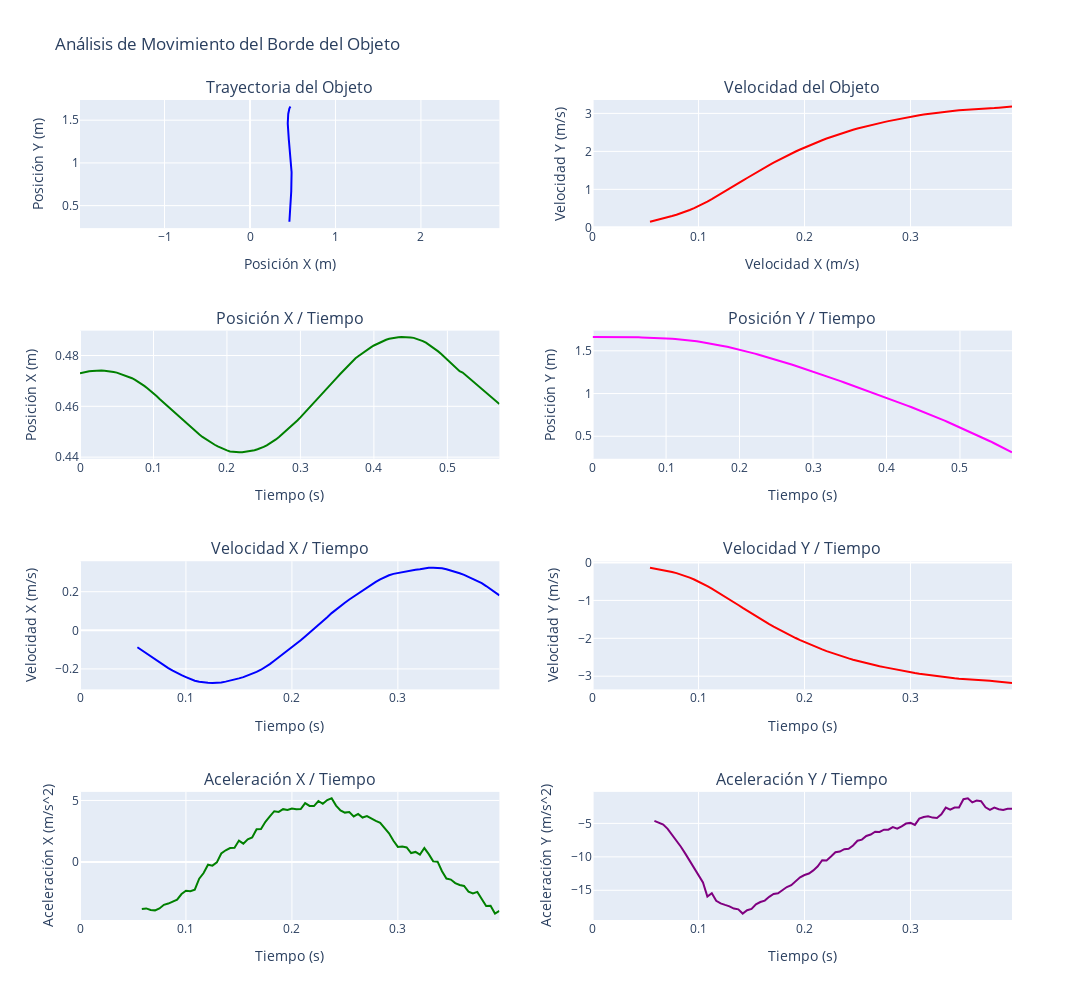

Here is the notebook cell this chart was saved with:
### Code cell
# Elegir dataframe a graficar
dfG = dfBorde
dfG_speed = dfBorde_speed[dfBorde_speed['Time (sec)'] < 0.4].copy()
dfG_acceleration = dfBorde_acceleration[dfBorde_acceleration['Time (sec)'] < 0.4].copy()

# Crear figura y ejes
# 4 filas, 2 columnas
fig = make_subplots(rows=4, cols=2, subplot_titles=("Trayectoria del Objeto", "Velocidad del Objeto", "Posición X / Tiempo", "Posición Y / Tiempo","Velocidad X / Tiempo", "Velocidad Y / Tiempo", "Aceleración X / Tiempo", "Aceleración Y / Tiempo"))

# Grafica la trayectoria
fig.update_yaxes(title_text="Posición Y (m)", row=1, col=1)
fig.update_xaxes(title_text="Posición X (m)", row=1, col=1, scaleanchor="y")
fig.add_trace(go.Scatter(x=dfG['X'], y=dfG['Y'], mode='lines', marker=dict(color='blue')), row=1, col=1)

# Grafica la velocidad
fig.update_yaxes(title_text="Velocidad Y (m/s)", row=1, col=2)
fig.update_xaxes(title_text="Velocidad X (m/s)", row=1, col=2)
fig.add_trace(go.Scatter(x=dfG_speed['Time (sec)'], y=dfG_speed['Speed'], mode='lines', marker=dict(color='red'), name='Velocidad Total'), row=1, col=2)

# Grafica la posición X en función del tiempo
fig.update_yaxes(title_text="Posición X (m)", row=2, col=1)
fig.update_xaxes(title_text="Tiempo (s)", row=2, col=1)
fig.add_trace(go.Scatter(x=dfG['Time (sec)'], y=dfG['X'], mode='lines', marker=dict(color='green')), row=2, col=1)

# Grafica la posición Y / tiempo
fig.update_yaxes(title_text="Posición Y (m)", row=2, col=2)
fig.update_xaxes(title_text="Tiempo (s)", row=2, col=2)
fig.add_trace(go.Scatter(x=dfG['Time (sec)'], y=dfG['Y'], mode='lines', marker=dict(color='magenta')), row=2, col=2)

# Grafica la velocidad X / tiempo
fig.update_yaxes(title_text="Velocidad X (m/s)", row=3, col=1)
fig.update_xaxes(title_text="Tiempo (s)", row=3, col=1)
fig.add_trace(go.Scatter(x=dfG_speed['Time (sec)'], y=dfG_speed['Speed_X'], mode='lines', marker=dict(color='blue')), row=3, col=1)

# Grafica la velocidad Y / tiempo
fig.update_yaxes(title_text="Velocidad Y (m/s)", row=3, col=2)
fig.update_xaxes(title_text="Tiempo (s)", row=3, col=2)
fig.add_trace(go.Scatter(x=dfG_speed['Time (sec)'], y=dfG_speed['Speed_Y'], mode='lines', marker=dict(color='red')), row=3, col=2)

# Grafica la aceleración X / tiempo
fig.update_yaxes(title_text="Aceleración X (m/s^2)", row=4, col=1)
fig.update_xaxes(title_text="Tiempo (s)", row=4, col=1)
fig.add_trace(go.Scatter(x=dfG_acceleration['Time (sec)'], y=dfG_acceleration['Acceleration_X'], mode='lines', marker=dict(color='green')), row=4, col=1)

# Grafica la aceleración Y / tiempo
fig.update_yaxes(title_text="Aceleración Y (m/s^2)", row=4, col=2)
fig.update_xaxes(title_text="Tiempo (s)", row=4, col=2)
fig.add_trace(go.Scatter(x=dfG_acceleration['Time (sec)'], y=dfG_acceleration['Acceleration_Y'], mode='lines', marker=dict(color='purple')), row=4, col=2)

# Actualizar los títulos y ajustar el diseño
fig.update_layout(height=1000, width=1200, title_text="Análisis de Movimiento del Borde del Objeto", showlegend=False)

# Mostrar los gráficos
fig.show()

### Figure 1 — Plotly figure (JSON) as saved in the notebook; plotly's stock layout.template omitted (floating-point values rounded to 4 significant figures; data arrays with more than 128 entries replaced by an {"elided": "..."} marker saying what was removed)
{"data": [{"marker": {"color": "blue"}, "mode": "lines", "type": "scatter", "x": {"elided": "138 float values"}, "xaxis": "x", "y": {"elided": "138 float values"}, "yaxis": "y"}, {"marker": {"color": "red"}, "mode": "lines", "name": "Velocidad Total", "type": "scatter", "x": [0, 0.004167, 0.008333, 0.0125, 0.01667, 0.02083, 0.025, 0.02917, 0.03333, 0.0375, 0.04167, 0.04583, 0.05, 0.05417, 0.05833, 0.0625, 0.06667, 0.07083, 0.075, 0.07917, 0.08333, 0.0875, 0.09167, 0.09583, 0.1, 0.1042, 0.1083, 0.1125, 0.1167, 0.1208, 0.125, 0.1292, 0.1333, 0.1375, 0.1417, 0.1458, 0.15, 0.1542, 0.1583, 0.1625, 0.1667, 0.1708, 0.175, 0.1792, 0.1833, 0.1875, 0.1917, 0.1958, 0.2, 0.2042, 0.2083, 0.2125, 0.2167, 0.2208, 0.225, 0.2292, 0.2333, 0.2375, 0.2417, 0.2458, 0.25, 0.2542, 0.2583, 0.2625, 0.2667, 0.2708, 0.275, 0.2792, 0.2833, 0.2875, 0.2917, 0.2958, 0.3, 0.3042, 0.3083, 0.3125, 0.3167, 0.3208, 0.325, 0.3292, 0.3333, 0.3375, 0.3417, 0.3458, 0.35, 0.3542, 0.3583, 0.3625, 0.3667, 0.3708, 0.375, 0.3792, 0.3833, 0.3875, 0.3917, 0.3958], "xaxis": "x2", "y": [null, null, null, null, null, null, null, null, null, null, null, null, null, 0.1485, 0.1748, 0.2028, 0.2324, 0.2639, 0.2974, 0.3321, 0.37, 0.4115, 0.4567, 0.5054, 0.5581, 0.6147, 0.6798, 0.7419, 0.8079, 0.8747, 0.943, 1.012, 1.083, 1.154, 1.227, 1.299, 1.37, 1.439, 1.507, 1.574, 1.639, 1.702, 1.764, 1.825, 1.883, 1.941, 1.997, 2.05, 2.102, 2.154, 2.203, 2.25, 2.294, 2.338, 2.379, 2.418, 2.457, 2.495, 2.532, 2.567, 2.6, 2.632, 2.661, 2.69, 2.717, 2.744, 2.77, 2.796, 2.82, 2.845, 2.869, 2.89, 2.911, 2.934, 2.952, 2.969, 2.986, 3.003, 3.021, 3.036, 3.047, 3.059, 3.07, 3.08, 3.085, 3.09, 3.097, 3.103, 3.109, 3.119, 3.13, 3.14, 3.151, 3.163, 3.173, 3.184], "yaxis": "y2"}, {"marker": {"color": "green"}, "mode": "lines", "type": "scatter", "x": {"elided": "138 float values"}, "xaxis": "x3", "y": {"elided": "138 float values"}, "yaxis": "y3"}, {"marker": {"color": "magenta"}, "mode": "lines", "type": "scatter", "x": {"elided": "138 float values"}, "xaxis": "x4", "y": {"elided": "138 float values"}, "yaxis": "y4"}, {"marker": {"color": "blue"}, "mode": "lines", "type": "scatter", "x": [0, 0.004167, 0.008333, 0.0125, 0.01667, 0.02083, 0.025, 0.02917, 0.03333, 0.0375, 0.04167, 0.04583, 0.05, 0.05417, 0.05833, 0.0625, 0.06667, 0.07083, 0.075, 0.07917, 0.08333, 0.0875, 0.09167, 0.09583, 0.1, 0.1042, 0.1083, 0.1125, 0.1167, 0.1208, 0.125, 0.1292, 0.1333, 0.1375, 0.1417, 0.1458, 0.15, 0.1542, 0.1583, 0.1625, 0.1667, 0.1708, 0.175, 0.1792, 0.1833, 0.1875, 0.1917, 0.1958, 0.2, 0.2042, 0.2083, 0.2125, 0.2167, 0.2208, 0.225, 0.2292, 0.2333, 0.2375, 0.2417, 0.2458, 0.25, 0.2542, 0.2583, 0.2625, 0.2667, 0.2708, 0.275, 0.2792, 0.2833, 0.2875, 0.2917, 0.2958, 0.3, 0.3042, 0.3083, 0.3125, 0.3167, 0.3208, 0.325, 0.3292, 0.3333, 0.3375, 0.3417, 0.3458, 0.35, 0.3542, 0.3583, 0.3625, 0.3667, 0.3708, 0.375, 0.3792, 0.3833, 0.3875, 0.3917, 0.3958], "xaxis": "x5", "y": [null, null, null, null, null, null, null, null, null, null, null, null, null, -0.08764, -0.1035, -0.1191, -0.1353, -0.1516, -0.1672, -0.1816, -0.1956, -0.209, -0.2217, -0.2325, -0.2422, -0.252, -0.2613, -0.2669, -0.2706, -0.2715, -0.2727, -0.2728, -0.2698, -0.2658, -0.2611, -0.2562, -0.2489, -0.2427, -0.235, -0.2266, -0.2155, -0.2043, -0.1906, -0.1752, -0.158, -0.141, -0.1231, -0.1055, -0.08735, -0.06947, -0.05155, -0.03162, -0.01262, 0.00632, 0.02699, 0.0467, 0.06766, 0.08924, 0.1083, 0.1258, 0.1426, 0.1595, 0.1749, 0.1912, 0.2063, 0.2219, 0.2365, 0.2504, 0.2638, 0.2754, 0.2851, 0.2923, 0.2975, 0.3027, 0.3077, 0.3107, 0.3142, 0.3167, 0.3215, 0.3242, 0.3244, 0.3246, 0.3215, 0.316, 0.3101, 0.303, 0.2953, 0.2872, 0.2773, 0.2667, 0.2566, 0.2442, 0.2293, 0.2145, 0.1972, 0.1806], "yaxis": "y5"}, {"marker": {"color": "red"}, "mode": "lines", "type": "scatter", "x": [0, 0.004167, 0.008333, 0.0125, 0.01667, 0.02083, 0.025, 0.02917, 0.03333, 0.0375, 0.04167, 0.04583, 0.05, 0.05417, 0.05833, 0.0625, 0.06667, 0.07083, 0.075, 0.07917, 0.08333, 0.0875, 0.09167, 0.09583, 0.1, 0.1042, 0.1083, 0.1125, 0.1167, 0.1208, 0.125, 0.1292, 0.1333, 0.1375, 0.1417, 0.1458, 0.15, 0.1542, 0.1583, 0.1625, 0.1667, 0.1708, 0.175, 0.1792, 0.1833, 0.1875, 0.1917, 0.1958, 0.2, 0.2042, 0.2083, 0.2125, 0.2167, 0.2208, 0.225, 0.2292, 0.2333, 0.2375, 0.2417, 0.2458, 0.25, 0.2542, 0.2583, 0.2625, 0.2667, 0.2708, 0.275, 0.2792, 0.2833, 0.2875, 0.2917, 0.2958, 0.3, 0.3042, 0.3083, 0.3125, 0.3167, 0.3208, 0.325, 0.3292, 0.3333, 0.3375, 0.3417, 0.3458, 0.35, 0.3542, 0.3583, 0.3625, 0.3667, 0.3708, 0.375, 0.3792, 0.3833, 0.3875, 0.3917, 0.3958], "xaxis": "x6", "y": [null, null, null, null, null, null, null, null, null, null, null, null, null, -0.1359, -0.1551, -0.1753, -0.1969, -0.2212, -0.2492, -0.2805, -0.3159, -0.3556, -0.3996, -0.4481, -0.5012, -0.5588, -0.6253, -0.6896, -0.7587, -0.8294, -0.901, -0.9735, -1.047, -1.122, -1.199, -1.274, -1.348, -1.419, -1.489, -1.558, -1.624, -1.689, -1.754, -1.816, -1.876, -1.936, -1.993, -2.047, -2.1, -2.152, -2.202, -2.25, -2.294, -2.337, -2.379, -2.418, -2.456, -2.493, -2.53, -2.564, -2.596, -2.627, -2.655, -2.683, -2.709, -2.735, -2.76, -2.785, -2.808, -2.832, -2.855, -2.876, -2.896, -2.918, -2.936, -2.953, -2.969, -2.986, -3.004, -3.019, -3.03, -3.042, -3.053, -3.064, -3.07, -3.075, -3.083, -3.09, -3.097, -3.107, -3.12, -3.131, -3.143, -3.155, -3.167, -3.178], "yaxis": "y6"}, {"marker": {"color": "green"}, "mode": "lines", "type": "scatter", "x": [0, 0.004167, 0.008333, 0.0125, 0.01667, 0.02083, 0.025, 0.02917, 0.03333, 0.0375, 0.04167, 0.04583, 0.05, 0.05417, 0.05833, 0.0625, 0.06667, 0.07083, 0.075, 0.07917, 0.08333, 0.0875, 0.09167, 0.09583, 0.1, 0.1042, 0.1083, 0.1125, 0.1167, 0.1208, 0.125, 0.1292, 0.1333, 0.1375, 0.1417, 0.1458, 0.15, 0.1542, 0.1583, 0.1625, 0.1667, 0.1708, 0.175, 0.1792, 0.1833, 0.1875, 0.1917, 0.1958, 0.2, 0.2042, 0.2083, 0.2125, 0.2167, 0.2208, 0.225, 0.2292, 0.2333, 0.2375, 0.2417, 0.2458, 0.25, 0.2542, 0.2583, 0.2625, 0.2667, 0.2708, 0.275, 0.2792, 0.2833, 0.2875, 0.2917, 0.2958, 0.3, 0.3042, 0.3083, 0.3125, 0.3167, 0.3208, 0.325, 0.3292, 0.3333, 0.3375, 0.3417, 0.3458, 0.35, 0.3542, 0.3583, 0.3625, 0.3667, 0.3708, 0.375, 0.3792, 0.3833, 0.3875, 0.3917, 0.3958], "xaxis": "x7", "y": [null, null, null, null, null, null, null, null, null, null, null, null, null, null, -3.795, -3.755, -3.876, -3.913, -3.757, -3.461, -3.361, -3.205, -3.052, -2.589, -2.325, -2.353, -2.229, -1.348, -0.8885, -0.2123, -0.2839, -0.02176, 0.7036, 0.9611, 1.14, 1.162, 1.748, 1.498, 1.855, 2.006, 2.669, 2.692, 3.273, 3.711, 4.129, 4.075, 4.296, 4.228, 4.349, 4.292, 4.302, 4.783, 4.561, 4.545, 4.96, 4.73, 5.032, 5.178, 4.585, 4.197, 4.016, 4.056, 3.709, 3.913, 3.618, 3.732, 3.517, 3.344, 3.194, 2.786, 2.336, 1.734, 1.232, 1.262, 1.189, 0.7389, 0.8262, 0.6136, 1.142, 0.6452, 0.05861, 0.03429, -0.7355, -1.329, -1.415, -1.699, -1.859, -1.932, -2.388, -2.539, -2.417, -2.988, -3.558, -3.547, -4.175, -3.961], "yaxis": "y7"}, {"marker": {"color": "purple"}, "mode": "lines", "type": "scatter", "x": [0, 0.004167, 0.008333, 0.0125, 0.01667, 0.02083, 0.025, 0.02917, 0.03333, 0.0375, 0.04167, 0.04583, 0.05, 0.05417, 0.05833, 0.0625, 0.06667, 0.07083, 0.075, 0.07917, 0.08333, 0.0875, 0.09167, 0.09583, 0.1, 0.1042, 0.1083, 0.1125, 0.1167, 0.1208, 0.125, 0.1292, 0.1333, 0.1375, 0.1417, 0.1458, 0.15, 0.1542, 0.1583, 0.1625, 0.1667, 0.1708, 0.175, 0.1792, 0.1833, 0.1875, 0.1917, 0.1958, 0.2, 0.2042, 0.2083, 0.2125, 0.2167, 0.2208, 0.225, 0.2292, 0.2333, 0.2375, 0.2417, 0.2458, 0.25, 0.2542, 0.2583, 0.2625, 0.2667, 0.2708, 0.275, 0.2792, 0.2833, 0.2875, 0.2917, 0.2958, 0.3, 0.3042, 0.3083, 0.3125, 0.3167, 0.3208, 0.325, 0.3292, 0.3333, 0.3375, 0.3417, 0.3458, 0.35, 0.3542, 0.3583, 0.3625, 0.3667, 0.3708, 0.375, 0.3792, 0.3833, 0.3875, 0.3917, 0.3958], "xaxis": "x8", "y": [null, null, null, null, null, null, null, null, null, null, null, null, null, null, -4.619, -4.855, -5.183, -5.821, -6.727, -7.508, -8.488, -9.523, -10.57, -11.64, -12.75, -13.83, -15.95, -15.44, -16.58, -16.96, -17.19, -17.4, -17.73, -17.85, -18.48, -17.99, -17.79, -17.1, -16.76, -16.54, -15.98, -15.56, -15.45, -14.95, -14.52, -14.24, -13.68, -13.06, -12.72, -12.5, -12.03, -11.41, -10.5, -10.53, -9.949, -9.32, -9.209, -8.85, -8.789, -8.301, -7.588, -7.429, -6.885, -6.666, -6.251, -6.267, -5.94, -5.945, -5.557, -5.794, -5.429, -5.024, -4.925, -5.232, -4.288, -4.039, -3.943, -4.134, -4.181, -3.638, -2.637, -2.943, -2.631, -2.62, -1.384, -1.245, -1.867, -1.594, -1.677, -2.594, -2.971, -2.636, -2.872, -2.981, -2.8, -2.808], "yaxis": "y8"}], "layout": {"annotations": [{"font": {"size": 16}, "showarrow": false, "text": "Trayectoria del Objeto", "x": 0.225, "xanchor": "center", "xref": "paper", "y": 1, "yanchor": "bottom", "yref": "paper"}, {"font": {"size": 16}, "showarrow": false, "text": "Velocidad del Objeto", "x": 0.775, "xanchor": "center", "xref": "paper", "y": 1, "yanchor": "bottom", "yref": "paper"}, {"font": {"size": 16}, "showarrow": false, "text": "Posición X / Tiempo", "x": 0.225, "xanchor": "center", "xref": "paper", "y": 0.7188, "yanchor": "bottom", "yref": "paper"}, {"font": {"size": 16}, "showarrow": false, "text": "Posición Y / Tiempo", "x": 0.775, "xanchor": "center", "xref": "paper", "y": 0.7188, "yanchor": "bottom", "yref": "paper"}, {"font": {"size": 16}, "showarrow": false, "text": "Velocidad X / Tiempo", "x": 0.225, "xanchor": "center", "xref": "paper", "y": 0.4375, "yanchor": "bottom", "yref": "paper"}, {"font": {"size": 16}, "showarrow": false, "text": "Velocidad Y / Tiempo", "x": 0.775, "xanchor": "center", "xref": "paper", "y": 0.4375, "yanchor": "bottom", "yref": "paper"}, {"font": {"size": 16}, "showarrow": false, "text": "Aceleración X / Tiempo", "x": 0.225, "xanchor": "center", "xref": "paper", "y": 0.1562, "yanchor": "bottom", "yref": "paper"}, {"font": {"size": 16}, "showarrow": false, "text": "Aceleración Y / Tiempo", "x": 0.775, "xanchor": "center", "xref": "paper", "y": 0.1562, "yanchor": "bottom", "yref": "paper"}], "height": 1000, "showlegend": false, "title": {"text": "Análisis de Movimiento del Borde del Objeto"}, "width": 1200, "xaxis": {"anchor": "y", "domain": [0, 0.45], "scaleanchor": "y", "title": {"text": "Posición X (m)"}}, "xaxis2": {"anchor": "y2", "domain": [0.55, 1], "title": {"text": "Velocidad X (m/s)"}}, "xaxis3": {"anchor": "y3", "domain": [0, 0.45], "title": {"text": "Tiempo (s)"}}, "xaxis4": {"anchor": "y4", "domain": [0.55, 1], "title": {"text": "Tiempo (s)"}}, "xaxis5": {"anchor": "y5", "domain": [0, 0.45], "title": {"text": "Tiempo (s)"}}, "xaxis6": {"anchor": "y6", "domain": [0.55, 1], "title": {"text": "Tiempo (s)"}}, "xaxis7": {"anchor": "y7", "domain": [0, 0.45], "title": {"text": "Tiempo (s)"}}, "xaxis8": {"anchor": "y8", "domain": [0.55, 1], "title": {"text": "Tiempo (s)"}}, "yaxis": {"anchor": "x", "domain": [0.8438, 1], "title": {"text": "Posición Y (m)"}}, "yaxis2": {"anchor": "x2", "domain": [0.8438, 1], "title": {"text": "Velocidad Y (m/s)"}}, "yaxis3": {"anchor": "x3", "domain": [0.5625, 0.7188], "title": {"text": "Posición X (m)"}}, "yaxis4": {"anchor": "x4", "domain": [0.5625, 0.7188], "title": {"text": "Posición Y (m)"}}, "yaxis5": {"anchor": "x5", "domain": [0.2812, 0.4375], "title": {"text": "Velocidad X (m/s)"}}, "yaxis6": {"anchor": "x6", "domain": [0.2812, 0.4375], "title": {"text": "Velocidad Y (m/s)"}}, "yaxis7": {"anchor": "x7", "domain": [0, 0.1562], "title": {"text": "Aceleración X (m/s^2)"}}, "yaxis8": {"anchor": "x8", "domain": [0, 0.1562], "title": {"text": "Aceleración Y (m/s^2)"}}}}
